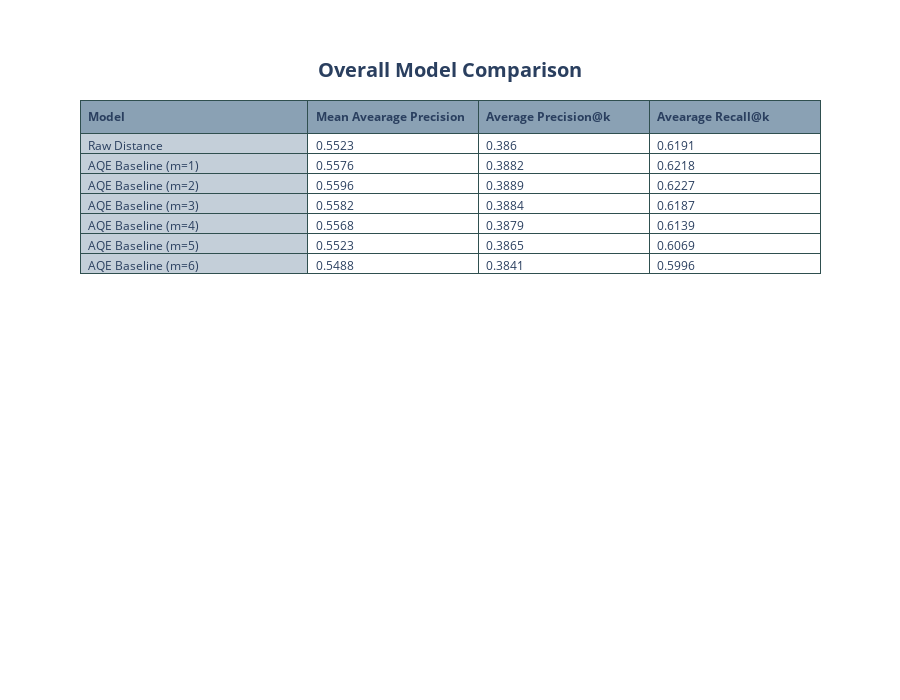

The cell this chart's notebook holds for it:
### Code cell
import plotly.graph_objects as go


fig = go.Figure(data=[go.Table(
    header=dict(values= headings,
                line_color='darkslategray',
                fill_color='#8aa1b4',
                align='left'),
    cells=dict(values=[model_names, rounded_mAPs, rounded_recalls, rounded_precisions], 
               line_color='darkslategray',
               fill_color=['#c4cfd9', '#ffffff'],
               align='left'), columnwidth=[200,150,150,150])
])

fig.update_layout(width=900, height=700, title_text="<b>Overall Model Comparison</b>", title_x=0.5,title_y=0.91)
fig.update_layout(title_font=dict(size=20))
fig.show()

### Figure 1 — Plotly figure (JSON) as saved in the notebook; plotly's stock layout.template omitted (floating-point values rounded to 4 significant figures)
{"data": [{"cells": {"align": "left", "fill": {"color": ["#c4cfd9", "#ffffff"]}, "line": {"color": "darkslategray"}, "values": [["Raw Distance", "AQE Baseline (m=1)", "AQE Baseline (m=2)", "AQE Baseline (m=3)", "AQE Baseline (m=4)", "AQE Baseline (m=5)", "AQE Baseline (m=6)"], [0.5523, 0.5576, 0.5596, 0.5582, 0.5568, 0.5523, 0.5488], [0.386, 0.3882, 0.3889, 0.3884, 0.3879, 0.3865, 0.3841], [0.6191, 0.6218, 0.6227, 0.6187, 0.6139, 0.6069, 0.5996]]}, "columnwidth": [200, 150, 150, 150], "header": {"align": "left", "fill": {"color": "#8aa1b4"}, "line": {"color": "darkslategray"}, "values": ["<b>Model</b>", "<b>Mean Avearage Precision</b>", "<b>Average Precision@k</b>", "<b>Avearage Recall@k</b>"]}, "type": "table"}], "layout": {"height": 700, "title": {"font": {"size": 20}, "text": "<b>Overall Model Comparison</b>", "x": 0.5, "y": 0.91}, "width": 900}}
